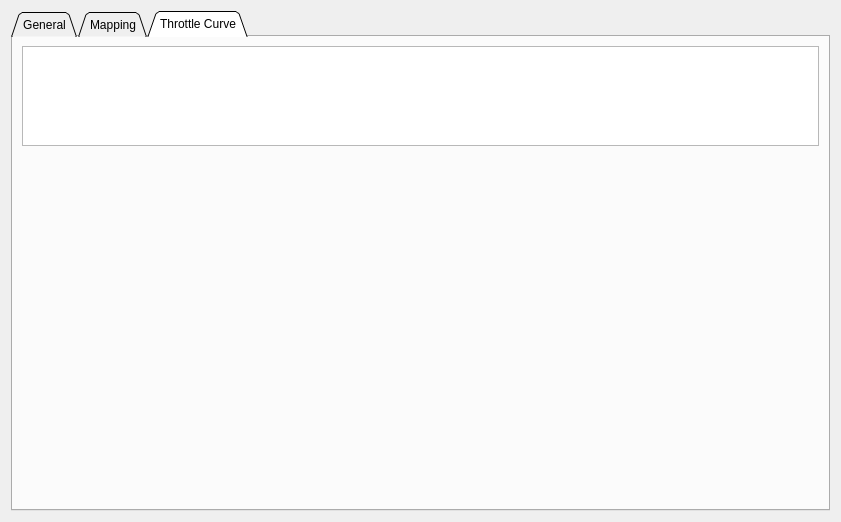
<?xml version="1.0" encoding="UTF-8"?>
<ui version="4.0">
 <class>PageAppPpm</class>
 <widget class="QWidget" name="PageAppPpm">
  <property name="geometry">
   <rect>
    <x>0</x>
    <y>0</y>
    <width>841</width>
    <height>522</height>
   </rect>
  </property>
  <property name="windowTitle">
   <string>Form</string>
  </property>
  <layout class="QVBoxLayout" name="verticalLayout">
   <item>
    <widget class="QTabWidget" name="tabWidget">
     <property name="tabShape">
      <enum>QTabWidget::Triangular</enum>
     </property>
     <property name="currentIndex">
      <number>2</number>
     </property>
     <widget class="QWidget" name="tab">
      <attribute name="title">
       <string>General</string>
      </attribute>
      <layout class="QVBoxLayout" name="verticalLayout_2">
       <item>
        <widget class="ParamTable" name="generalTab"/>
       </item>
      </layout>
     </widget>
     <widget class="QWidget" name="tab_2">
      <attribute name="title">
       <string>Mapping</string>
      </attribute>
      <layout class="QVBoxLayout" name="verticalLayout_3">
       <item>
        <widget class="ParamTable" name="mappingTab"/>
       </item>
       <item>
        <widget class="PpmMap" name="ppmMap" native="true"/>
       </item>
      </layout>
     </widget>
     <widget class="QWidget" name="tab_3">
      <attribute name="title">
       <string>Throttle Curve</string>
      </attribute>
      <layout class="QVBoxLayout" name="verticalLayout_4">
       <item>
        <widget class="ParamTable" name="throttleCurveTab">
         <property name="sizePolicy">
          <sizepolicy hsizetype="Expanding" vsizetype="Fixed">
           <horstretch>0</horstretch>
           <verstretch>0</verstretch>
          </sizepolicy>
         </property>
         <property name="maximumSize">
          <size>
           <width>16777215</width>
           <height>100</height>
          </size>
         </property>
        </widget>
       </item>
       <item>
        <widget class="QCustomPlot" name="throttlePlot" native="true">
         <property name="sizePolicy">
          <sizepolicy hsizetype="Preferred" vsizetype="MinimumExpanding">
           <horstretch>0</horstretch>
           <verstretch>0</verstretch>
          </sizepolicy>
         </property>
        </widget>
       </item>
      </layout>
     </widget>
    </widget>
   </item>
  </layout>
 </widget>
 <customwidgets>
  <customwidget>
   <class>ParamTable</class>
   <extends>QTableWidget</extends>
   <header>widgets/paramtable.h</header>
  </customwidget>
  <customwidget>
   <class>QCustomPlot</class>
   <extends>QWidget</extends>
   <header>widgets/qcustomplot.h</header>
   <container>1</container>
  </customwidget>
  <customwidget>
   <class>PpmMap</class>
   <extends>QWidget</extends>
   <header>widgets/ppmmap.h</header>
   <container>1</container>
  </customwidget>
 </customwidgets>
 <resources/>
 <connections/>
</ui>
